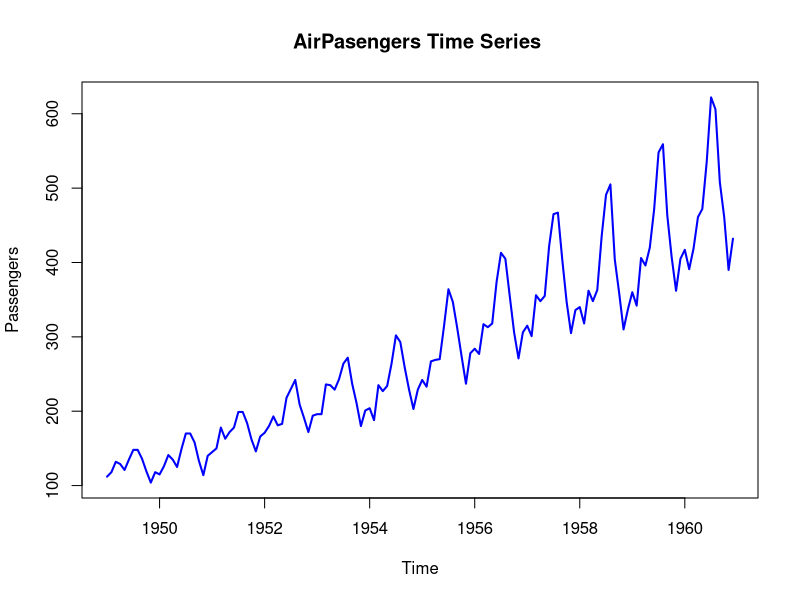
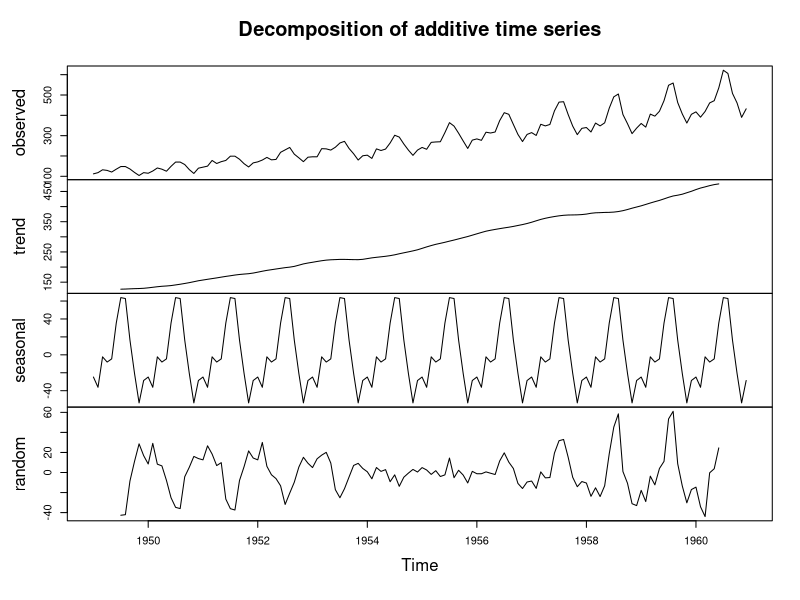
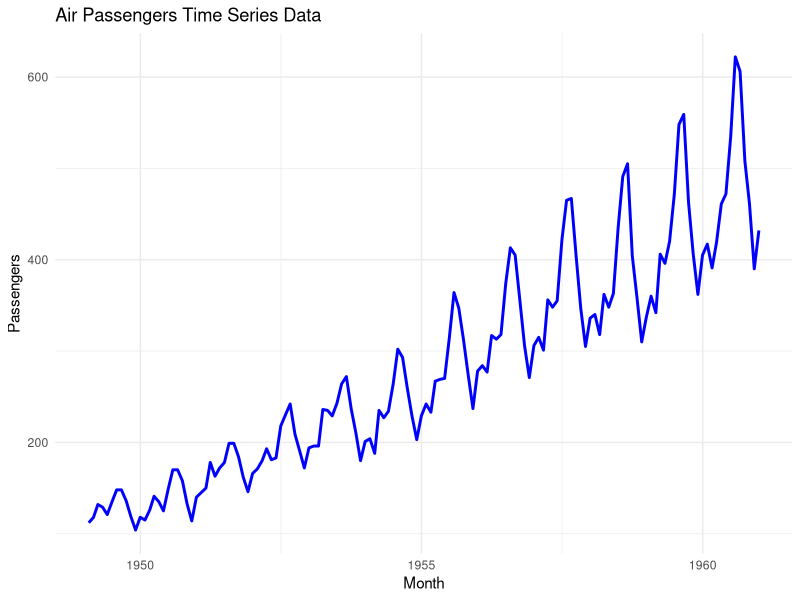
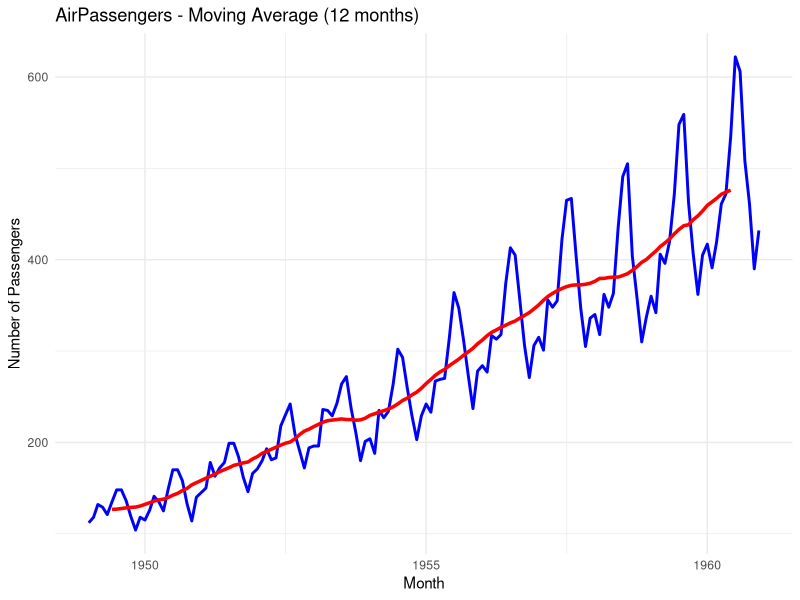
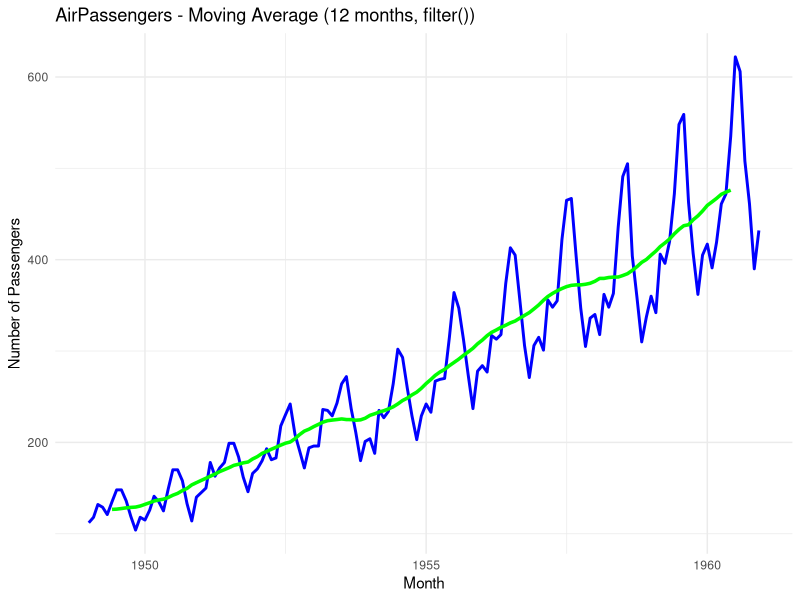
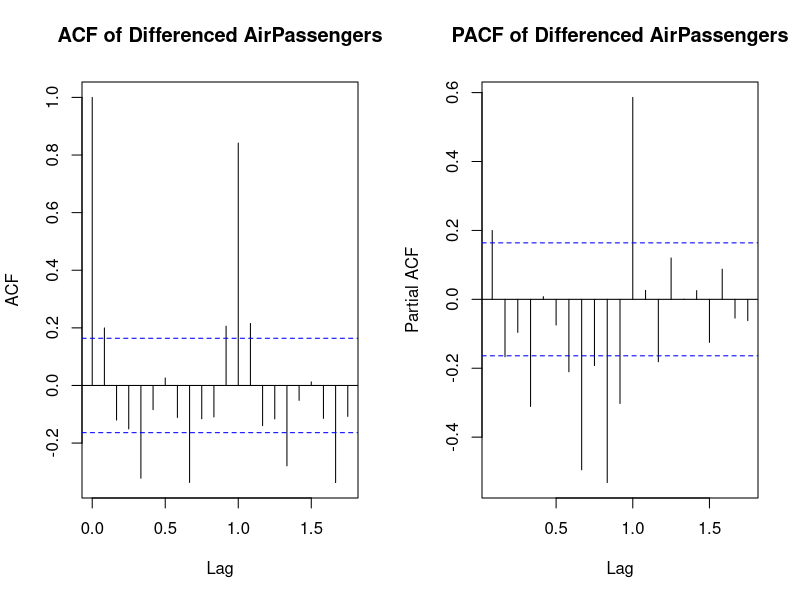
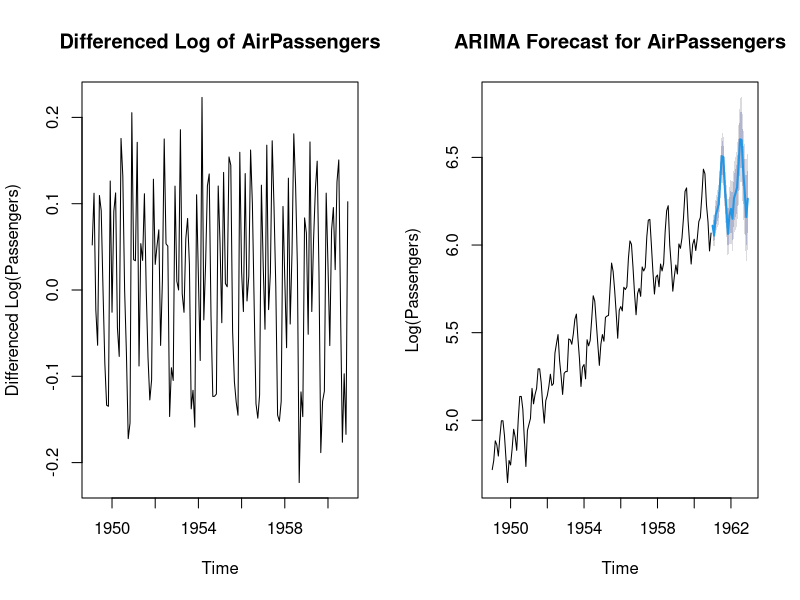

R code for these plots, in order:
## ---- chunk 1
# Load the data 
data("AirPassengers")

head(AirPassengers)

# Decompose the air passengers time series 
decomposed_ts <- decompose(AirPassengers)
# Plotting will be done later
# decomposed_ts # uncomment to show the data
## ---- chunk 2
plot.ts(AirPassengers, 
         main = "AirPasengers Time Series ",
        ylab = "Passengers",
        xlab = "Time",
        col = "blue", 
        lwd = 2)
## ---- chunk 3
plot(decomposed_ts)
## ---- chunk 4
# Load the library
library(ggplot2)

# Convert the air passengers to a dataframe
df_airpassengers <- data.frame(
  # Month = as.Date(time(AirPassengers)),  # Extracting the time component
  Month = seq(from = as.Date("1949-01-31"), to = as.Date("1960-12-31"), by = "month"),
  Passengers = as.numeric(AirPassengers) # Extracting the passenger counts
)

head(df_airpassengers)

# Plot the data
ggplot(df_airpassengers, aes(x = Month, y = Passengers)) +
  geom_line(color = "blue", size = 1) +         # Line for the time series data
  labs(title = "Air Passengers Time Series Data",       # Title
       x = "Month",                              # X-axis label
       y = "Passengers") +                           # Y-axis label
  theme_minimal()                               # Apply a minimal theme
## ---- chunk 5
# Create a data frame with all the components
df_decomposed <- data.frame(
  Date = seq(from = as.Date("1949-01-31"), to = as.Date("1960-12-31"), by = "month"), 
  Observed = as.numeric(AirPassengers),
  Trend = as.numeric(decomposed_ts$trend),
  Seasonal = as.numeric(decomposed_ts$seasonal),
  Residual = as.numeric(decomposed_ts$random)
)

# Remove the null values 
df_decomposed <- na.omit(df_decomposed)

head(df_decomposed)
## ---- chunk 6
# Load the libraries 
library(ggplot2) # for plotting 
library(zoo) # to access `rollmean` function
## ---- chunk 7
# Load the AirPassengers dataset
data("AirPassengers")

# Calculate 12-month moving average using rollmean() from zoo package
moving_avg <- rollmean(AirPassengers, 
                       k = 12, # 12- Month Moving Average
                       fill = NA) 

# Create a data frame combining the original data and moving average
df_airpassengers <- data.frame(
  Month = as.Date(time(AirPassengers)),
  Passengers = as.numeric(AirPassengers),
  MovingAvg = as.numeric(moving_avg)
)

# View the first few rows of the data frame
head(df_airpassengers, 10)
## ---- chunk 8
# Plot original data and moving average
ggplot(df_airpassengers, aes(x = Month)) + 
  geom_line(aes(y = Passengers), color = "blue", size = 1) +  # Original data
  geom_line(aes(y = MovingAvg), color = "red", size = 1.2) +  # Moving average
  labs(title = "AirPassengers - Moving Average (12 months)",
       y = "Number of Passengers", x = "Month") +
  theme_minimal()
## ---- chunk 9
# Calculate the Moving Average
moving_avg_filter <- stats::filter(AirPassengers, rep(1/12, 12), sides = 2)

# Add the moving average to the existing data frame
df_airpassengers$MovingAvg_Filter <- as.numeric(moving_avg_filter)

# Plot original data and moving average calculated by filter()
ggplot(df_airpassengers, aes(x = Month)) + 
  geom_line(aes(y = Passengers), color = "blue", size = 1) +  # Original data
  geom_line(aes(y = MovingAvg_Filter), color = "green", size = 1.2) +  # Moving average from filter
  labs(title = "AirPassengers - Moving Average (12 months, filter())",
       y = "Number of Passengers", x = "Month") +
  theme_minimal()

## ---- chunk 10
# Load necessary library
library(forecast)

# Load the AirPassengers data set if not loaded already

# Make the data stationary by differencing
diff_passengers <- diff(log(AirPassengers))
## ---- chunk 11
# Plot the ACF and PACF of the differenced data
par(mfrow = c(1, 2))  # Set up for side-by-side plots

# ACF plot
acf(diff_passengers, main = "ACF of Differenced AirPassengers")

## ---- chunk 12
# PACF plot
pacf(diff_passengers, main = "PACF of Differenced AirPassengers")
## ---- chunk 13
# Log transformation to stabilize variance
log_passengers <- log(AirPassengers)

# Difference the log-transformed data to make it stationary
diff_passengers <- diff(log_passengers)

# Plot the differenced series to check stationarity
plot(diff_passengers, main = "Differenced Log of AirPassengers", ylab = "Differenced Log(Passengers)", xlab = "Time")

## ---- chunk 14
# Auto-identify ARIMA parameters and fit the model
fit_arima <- auto.arima(log_passengers)

# Display the summary of the fitted ARIMA model
summary(fit_arima)
## ---- chunk 15
# Fit ARIMA(1,1,1) model
fit_manual_arima <- arima(log_passengers, order = c(1, 1, 1))

# Display the summary of the fitted ARIMA model
summary(fit_manual_arima)
## ---- chunk 16
# Forecast for the next 24 months (2 years)
forecast_arima <- forecast(fit_arima, h = 24)

# Plot the forecast
plot(forecast_arima, main = "ARIMA Forecast for AirPassengers", xlab = "Time", ylab = "Log(Passengers)")
